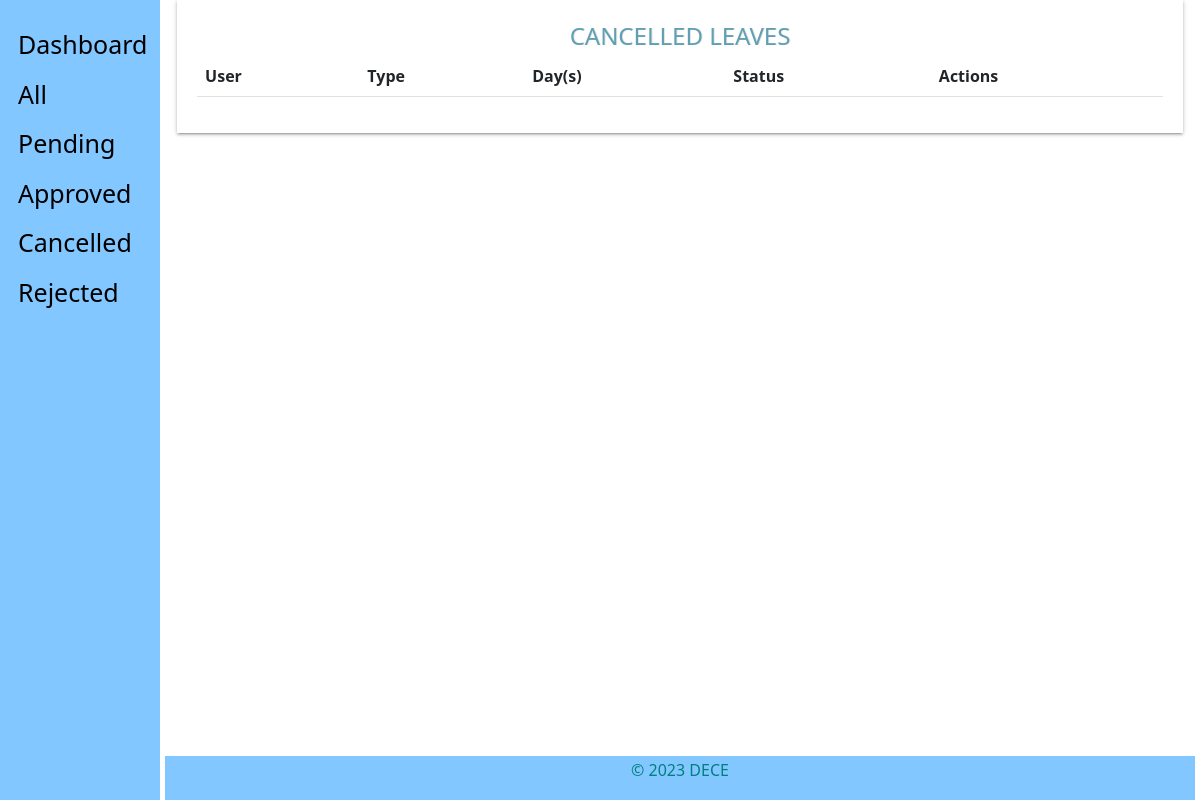
Before: /admin_view/leaves/cancelled/ (signed in) with the older database file.
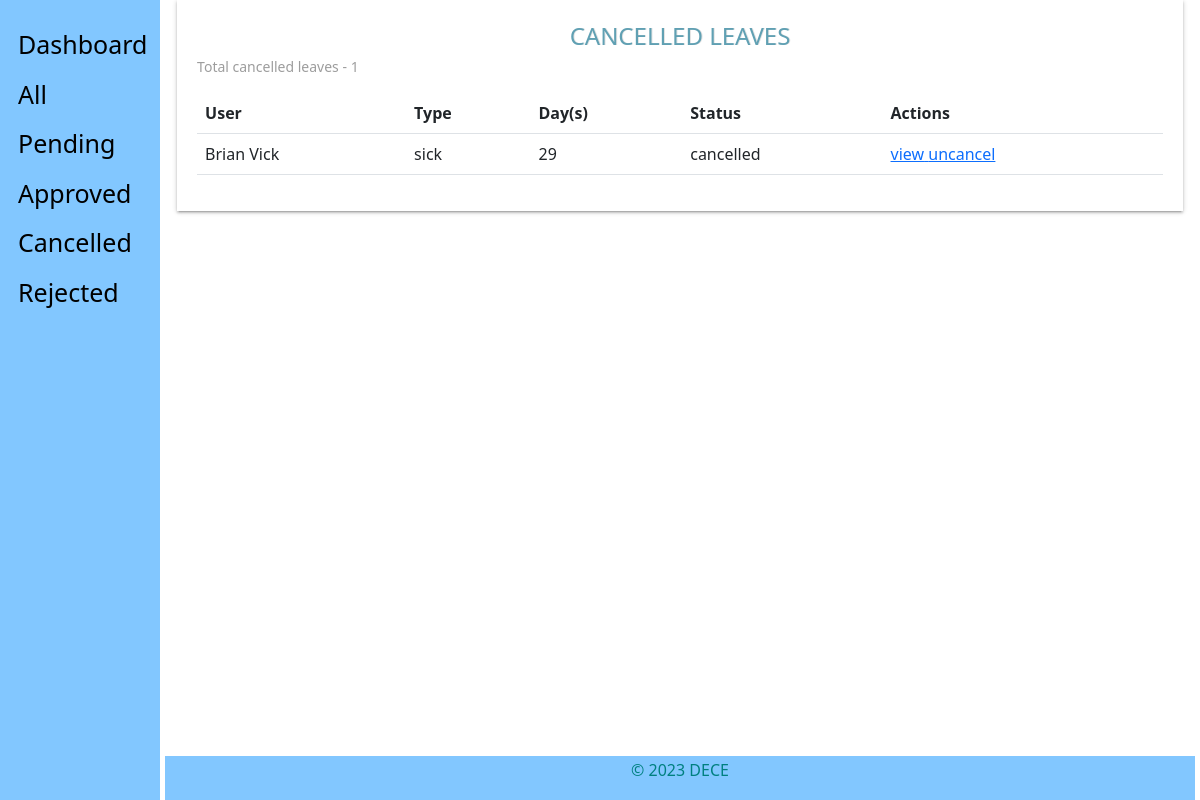
After: the same page with the newer database file.
### staff_app/models.py (models this page shows, shortened)
class Leave(models.Model):
    SICK = 'sick'
    CASUAL = 'casual'
    EMERGENCY = 'emergency'
    STUDY = 'study'
    LEAVE_TYPE = (
        (SICK, 'Sick Leave'),
        (CASUAL, 'Casual Leave'),
        (EMERGENCY, 'Emergency Leave'),
        (STUDY, 'Study Leave'),
    )
    DAYS = 30
    user = models.ForeignKey(CustomUser, on_delete=models.CASCADE, default=1)
    startdate = models.DateField(verbose_name=_(
        'Start Date'), help_text='leave start date is on ..', null=True, blank=False)
    enddate = models.DateField(verbose_name=_(
        'End Date'), help_text='coming back on ...', null=True, blank=False)
    leavetype = models.CharField(
        choices=LEAVE_TYPE, max_length=25, default=SICK, null=True, blank=False)
    reason = models.CharField(verbose_name=_('Reason for Leave'), max_length=255,
                              help_text='add additional information for leave', null=True, blank=True)
    defaultdays = models.PositiveIntegerField(verbose_name=_(
        'Leave days per year counter'), default=DAYS, null=True, blank=True)
    status = models.CharField(max_length=12, default='pending')
    is_approved = models.BooleanField(default=False)  # hide
    updated = models.DateTimeField(auto_now=True, auto_now_add=False)
    created = models.DateTimeField(auto_now=False, auto_now_add=True)
    objects = LeaveManager()
    class Meta:
        verbose_name = _('Leave')
        verbose_name_plural = _('Leaves')
        ordering = ['-created']  # recent objects
    @ property
    def leave_days(self):
        days_count = ''
        startdate = self.startdate
        enddate = self.enddate
        if startdate > enddate:
            return
        dates = (enddate - startdate)
        return dates.days
    @ property
    def get_full_name(self):
        user = self.user
        firstname = self.user.first_name
        lastname = self.user.last_name
        fullname = firstname+' '+lastname
        return fullname

### hris_app/models.py (models this page shows)
class CustomUser (AbstractUser):
    ADMINISTRATOR = '1'
    STAFF = '2'
    EMAIL_TO_USER_TYPE_MAP = {
        'administrator': ADMINISTRATOR,
        'staff': STAFF
    }
    user_type_data = ((ADMINISTRATOR, "Administrator"), (STAFF, "Staff"))
    user_type = models.CharField(
        default=1,
        choices=user_type_data,
        max_length=20
    )

### admin_app/views.py (the view)
# urls.py: path('leaves/cancelled/', views.cancel_leaves_list, name='leaves-cancelled'),
def cancel_leaves_list(request):
    if not (request.user.is_authenticated and request.user.is_superuser):
        return redirect('hris:home')
    leaves = Leave.objects.all_cancel_leaves()
    context = {
        'leave_list_cancel': leaves,
        'title': 'Cancel leave list'
    }
    return render(request, 'admin/leaves_cancelled.html', context)

### admin_app/managers.py (called while the page is built)
    def all_cancel_leaves(self):
        return super().get_queryset().filter(status='cancelled').order_by('-created')

### templates/admin/leaves_cancelled.html (shortened to what this page needs)
{% extends 'base_leave.html' %}
{% load static %}
{% block content %}
        <section class="content">
            <section class="container-fluid">
                	<div class="table-responsive table-shadow">
                		<div class="text-center table-description">
                			<h4 class="title-h3" style="color: #60a0b3 !important;
    						text-shadow: 1px 0px rgba(0,0,0,0.11)">CANCELLED LEAVES</h4>
                		</div>
                		<section class="total-leaves-count">
                			{% if leave_list_cancel %}
                			<p>Total cancelled leaves - <span>{{ leave_list_cancel.count }}</span></p>
                			{% endif %}
                		</section>
                		<table class="table">
							  <thead>
							    <tr>
							      <th scope="col">User</th>
							      <th scope="col">Type</th>
							      <th scope="col">Day(s)</th>
							      <th scope="col">Status</th>
							      <th scope="col">Actions</th>
							    </tr>
							  </thead>
							  <tbody>
							  	{% for leave in leave_list_cancel %}
							    <tr>
							      <td>{{ leave.get_full_name }}</td>
							      <td>{{ leave.leavetype}}</td>
							      <td>{{ leave.leave_days }}</td>
							      <td>{{ leave.status }}</td>
							      <td>
							      	<a href="{% url 'admin_app:leave-employee' leave.id %}">
							      	    <span>view</span>
							      	</a>
							      	{% if not leave.is_approved %}
							      		<a href="{% url 'admin_app:leave-uncancel' leave.id %}">uncancel</a>
							      	{% endif %}
							      </td>
							    </tr>
							    {% endfor %}
							  </tbody>
						</table>
					</div>
            </section>
        </section>
 {% endblock %}

Changed rows visible on the page:
now on this page (row edited): Leave: get_full_name "Brian Vick", leavetype "sick", leave_days "29", status "cancelled", is_approved "uncancel"
Other visible differences:
{{ leave_list_cancel.count }}: (not shown) → "1"
text now shown: "Total cancelled leaves -"
